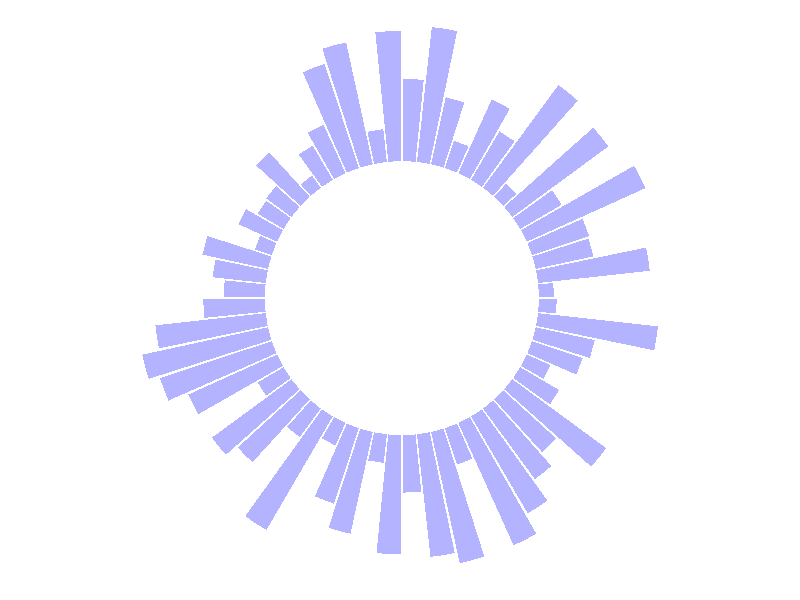

R code for this plot:
# Libraries
library(tidyverse)

# Create dataset
data <- data.frame(
  id=seq(1,60),
  individual=paste( "Mister ", seq(1,60), sep=""),
  value=sample( seq(10,100), 60, replace=T)
)

# Make the plot
p <- ggplot(data, aes(x=as.factor(id), y=value)) +       # Note that id is a factor. If x is numeric, there is some space between the first bar
  
  # This add the bars with a blue color
  geom_bar(stat="identity", fill=alpha("blue", 0.3)) +
  
  # Limits of the plot = very important. The negative value controls the size of the inner circle, the positive one is useful to add size over each bar
  ylim(-100,120) +
  
  # Custom the theme: no axis title and no cartesian grid
  theme_minimal() +
  theme(
    axis.text = element_blank(),
    axis.title = element_blank(),
    panel.grid = element_blank(),
    plot.margin = unit(rep(-2,4), "cm")     # This remove unnecessary margin around plot
  ) +
  
  # This makes the coordinate polar instead of cartesian.
  coord_polar(start = 0)
p